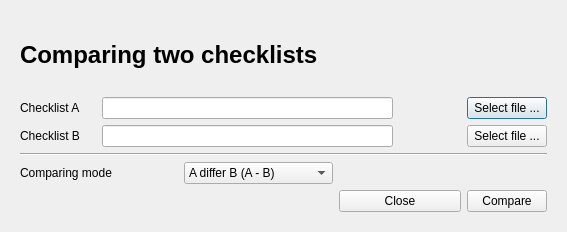
<?xml version="1.0" encoding="UTF-8"?>
<ui version="4.0">
 <class>CompareDialog</class>
 <widget class="QDialog" name="CompareDialog">
  <property name="geometry">
   <rect>
    <x>0</x>
    <y>0</y>
    <width>567</width>
    <height>232</height>
   </rect>
  </property>
  <property name="windowTitle">
   <string>Comparing two checklists</string>
  </property>
  <layout class="QGridLayout" name="gridLayout">
   <item row="0" column="0">
    <widget class="QScrollArea" name="scrollArea">
     <property name="frameShape">
      <enum>QFrame::NoFrame</enum>
     </property>
     <property name="widgetResizable">
      <bool>true</bool>
     </property>
     <widget class="QWidget" name="scrollAreaWidgetContents">
      <property name="geometry">
       <rect>
        <x>0</x>
        <y>0</y>
        <width>543</width>
        <height>208</height>
       </rect>
      </property>
      <layout class="QGridLayout" name="gridLayout_2">
       <item row="0" column="0" colspan="3">
        <widget class="QLabel" name="label">
         <property name="text">
          <string>&lt;html&gt;&lt;head/&gt;&lt;body&gt;&lt;p&gt;&lt;span style=&quot; font-size:18pt; font-weight:600;&quot;&gt;Comparing two checklists&lt;/span&gt;&lt;/p&gt;&lt;/body&gt;&lt;/html&gt;</string>
         </property>
        </widget>
       </item>
       <item row="1" column="0">
        <widget class="QLabel" name="labelChecklistA">
         <property name="text">
          <string>Checklist A</string>
         </property>
        </widget>
       </item>
       <item row="1" column="5">
        <widget class="QPushButton" name="butCheckASelect">
         <property name="text">
          <string>Select file ...</string>
         </property>
        </widget>
       </item>
       <item row="2" column="0">
        <widget class="QLabel" name="labelChecklistB">
         <property name="text">
          <string>Checklist B</string>
         </property>
        </widget>
       </item>
       <item row="2" column="5">
        <widget class="QPushButton" name="butCheckBSelect">
         <property name="text">
          <string>Select file ...</string>
         </property>
        </widget>
       </item>
       <item row="3" column="0" colspan="6">
        <widget class="Line" name="lineSep">
         <property name="orientation">
          <enum>Qt::Horizontal</enum>
         </property>
        </widget>
       </item>
       <item row="4" column="0" colspan="2">
        <widget class="QLabel" name="labelComparingMode">
         <property name="text">
          <string>Comparing mode</string>
         </property>
        </widget>
       </item>
       <item row="4" column="4" colspan="2">
        <spacer name="horizontalSpacer_2">
         <property name="orientation">
          <enum>Qt::Horizontal</enum>
         </property>
         <property name="sizeHint" stdset="0">
          <size>
           <width>148</width>
           <height>20</height>
          </size>
         </property>
        </spacer>
       </item>
       <item row="5" column="0" colspan="3">
        <spacer name="horizontalSpacer">
         <property name="orientation">
          <enum>Qt::Horizontal</enum>
         </property>
         <property name="sizeHint" stdset="0">
          <size>
           <width>313</width>
           <height>20</height>
          </size>
         </property>
        </spacer>
       </item>
       <item row="5" column="3" colspan="2">
        <widget class="QPushButton" name="butClose">
         <property name="toolTip">
          <string>&lt;html&gt;&lt;head/&gt;&lt;body&gt;&lt;p&gt;Select export checklist file. Supported file formats: Microsoft Word 2007 (.docx), Open document format (.odt), markdown (.md). Default is docx and markdown.&lt;/p&gt;&lt;/body&gt;&lt;/html&gt;</string>
         </property>
         <property name="text">
          <string>Close</string>
         </property>
        </widget>
       </item>
       <item row="5" column="5">
        <widget class="QPushButton" name="butCompare">
         <property name="layoutDirection">
          <enum>Qt::RightToLeft</enum>
         </property>
         <property name="text">
          <string>Compare</string>
         </property>
         <property name="default">
          <bool>true</bool>
         </property>
        </widget>
       </item>
       <item row="4" column="2">
        <widget class="QComboBox" name="comboABDifference">
         <property name="sizePolicy">
          <sizepolicy hsizetype="Fixed" vsizetype="Fixed">
           <horstretch>0</horstretch>
           <verstretch>0</verstretch>
          </sizepolicy>
         </property>
         <item>
          <property name="text">
           <string>A differ B (A - B)</string>
          </property>
         </item>
         <item>
          <property name="text">
           <string>B differ A (B - A)</string>
          </property>
         </item>
         <item>
          <property name="text">
           <string>A intersects B (A ∩ B )</string>
          </property>
         </item>
         <item>
          <property name="text">
           <string>A union B (A ∪ B)</string>
          </property>
         </item>
        </widget>
       </item>
       <item row="1" column="1" colspan="3">
        <widget class="QLineEdit" name="lineChecklistA">
         <property name="sizePolicy">
          <sizepolicy hsizetype="Minimum" vsizetype="Preferred">
           <horstretch>0</horstretch>
           <verstretch>0</verstretch>
          </sizepolicy>
         </property>
        </widget>
       </item>
       <item row="2" column="1" colspan="3">
        <widget class="QLineEdit" name="lineChecklistB">
         <property name="sizePolicy">
          <sizepolicy hsizetype="Minimum" vsizetype="Fixed">
           <horstretch>0</horstretch>
           <verstretch>0</verstretch>
          </sizepolicy>
         </property>
        </widget>
       </item>
      </layout>
     </widget>
    </widget>
   </item>
  </layout>
 </widget>
 <resources/>
 <connections/>
</ui>
